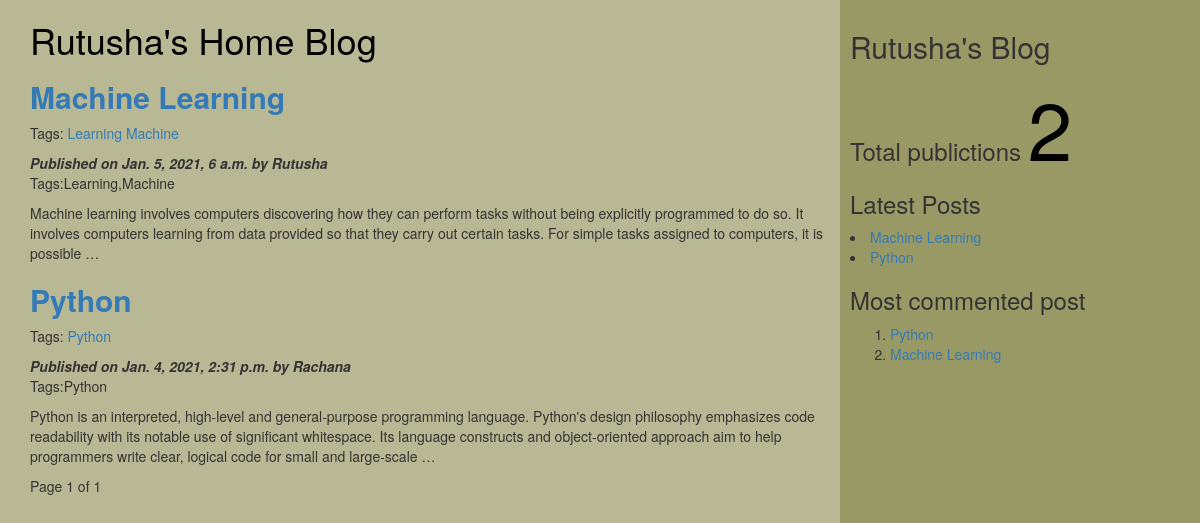
The page / on the database its author committed.
### myApp/models.py (models this page shows, shortened)
class Post(models.Model):
          tags=TaggableManager()
          STATUS_CHOICES=(('draft','Draft'),('published','Published'))
          title=models.CharField(max_length=256)
          slug=models.SlugField(max_length=264,unique_for_date='publish')
          author=models.ForeignKey(User,related_name='blog_posts',on_delete= models.CASCADE)
          body=models.TextField()
          publish=models.DateTimeField(default=timezone.now)
          created=models.DateTimeField(auto_now_add=True)
          updated=models.DateTimeField(auto_now=True)
          status= models.CharField(max_length=10,choices=STATUS_CHOICES,default='draft')
          objects=CustomManager()
          class Meta:
                ordering=('-publish',)
          def get_absolute_url(self):
                return reverse('post_detail',args=[self.publish.year,self.publish.strftime('%m'),self.publish.strftime('%d'),self.slug])

### myApp/views.py (the view)
# urls.py: url(r'^$',views.post_list_view),
def post_list_view(request,tag_slug=None):
    post_list=Post.objects.all()
    tag=None
    if tag_slug:
        tag=get_object_or_404(Tag,slug=tag_slug)#provided slug
        post_list=post_list.filter(tags__in=[tag])
    paginator=Paginator(post_list,2) #step1
    page_number=request.GET.get('page') #step2
    try:
       post_list=paginator.page(page_number) #step2
    except PageNotAnInteger:
       post_list=paginator.page(1) #step 3
    except EmptyPage:
      post_list=paginator.page(paginator.num_pages) #step 4
    d={'post_list':post_list,'tag':tag}
    return render(request,'myApp/post_list.html',d)

### myApp/models.py (called while the page is built)
    def get_queryset(self):
        return super().get_queryset().filter(status='published')

### myApp/templatetags/mytags.py (called while the page is built)
@register.simple_tag
def total_posts():
    return Post.objects.count()

@register.inclusion_tag('myApp/latest_post.html')
def show_latest_posts(count=3):
    latest_posts=Post.objects.order_by('-publish')[:count]
    return {'latest_posts':latest_posts}

@register.simple_tag
def get_most_commented_posts(count=2):
    return Post.objects.annotate(total_comments=Count('comments')).order_by('-total_comments')[:count]

### templates/myApp/post_list.html (shortened to what this page needs)
<html>
    {%extends 'myApp/parent.html'%}
        {%block content_block%}
        <h1 style="color:black">Rutusha's Home Blog</h1>
        {%for post in post_list%}
        <a href="{{post.get_absolute_url}}"><h2><b>{{post.title}}</b></h2></a>
         <p>Tags:
              {%for t in post.tags.all%}
              <a href="{%url "post_list_by_tag_name" t.slug%}">{{t.name}}</a>
               {%endfor%}
          </p>
        <i><b>Published on {{post.publish}} by {{post.author|title}}</b></i>
        <p>Tags:{{post.tags.all|join:','}}</p>
        {{post.body|truncatewords:40|linebreaks}}
        {%endfor%}
        {%include 'myApp/pagination.html' with page=post_list%}
        {%endblock%}

### templates/myApp/parent.html (shortened to what this page needs)
<html>
{%load mytags%}
    <head>
        <link rel="stylesheet" href="https://maxcdn.bootstrapcdn.com/bootstrap/3.3.7/css/bootstrap.min.css">
    </head>
    <body>
        <div class="content" style="width:70%;float:left;background-color:#b8b894;height:300%;padding:0 0 0 30px">
              {%block content_block%}
              {%endblock%}
        </div>
        <div class="sidebar" style="width:30%;float:right;background-color:#999966;height:300%;padding:10px">
            <h2>Rutusha's Blog</h2>
            <h3>Total publictions
              <span style="color:black;font-size:80px">
              {%total_posts%}</span>
              <h3>Latest Posts</h3>
              {% show_latest_posts 2 %}
              <h3>Most commented post</h3>
              {%get_most_commented_posts as m%}
              <ol>
                {%for post in m%}
                <li><a href="{{post.get_absolute_url}}">{{post.title}}</a></li>
                {%endfor%}
              </ol>
            </h3>
        </div>
    </body>
</html>

### templates/myApp/pagination.html (shortened to what this page needs)
<!DOCTYPE html>
<html lang="en" dir="ltr">
  <body>
     <div class="paginator">
      <span>Page {{page.number}} of {{page.paginator.num_pages}}</span>&nbsp&nbsp
     </div>
  </body>
</html>

### templates/myApp/latest_post.html
<html>
<body>
	{%for post in latest_posts%}
	<li><a href="{{post.get_sbsolute_url}}">{{post.title}}</a></li>
	{%endfor%}
</body>
</html>

### rows shown on the page
Post: title "Machine Learning", publish "Jan. 5, 2021, 6 a.m.", author "Rutusha", tags.all "Learning,Machine", body "Machine learning involves computers discovering how they can perform tasks without being explicitly programmed to do so. It involves computers learning from data provided so that they carry out certain tasks. For simple tasks assigned to computers, it is possible …"
Tag: name "Learning"
Tag: name "Machine"
Post: title "Python", publish "Jan. 4, 2021, 2:31 p.m.", author "Rachana", tags.all "Python", body "Python is an interpreted, high-level and general-purpose programming language. Python's design philosophy emphasizes code readability with its notable use of significant whitespace. Its language constructs and object-oriented approach aim to help programmers write clear, logical code for small and large-scale …"
Tag: name "Python"

### other values the page prints
{{ page.number }} "1"
{{ page.paginator.num_pages }} "1"
